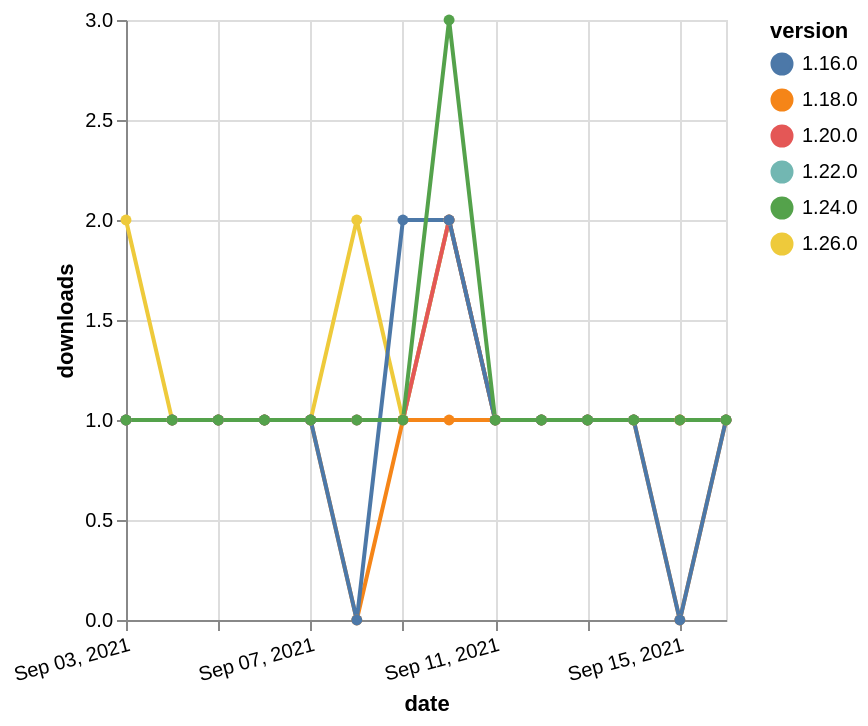

Write the Vega-Lite specification saved for this chart.
### Vega-Lite specification from a JSON file in a GitHub repository (floating-point values rounded to 4 significant figures)
{"$schema": "https://vega.github.io/schema/vega-lite/v5.json", "description": "A simple bar chart with embedded data.", "data": {"values": [{"date": "2021-09-03", "total": 179, "delta": 1, "version": "1.18.0"}, {"date": "2021-09-04", "total": 180, "delta": 1, "version": "1.18.0"}, {"date": "2021-09-05", "total": 181, "delta": 1, "version": "1.18.0"}, {"date": "2021-09-06", "total": 182, "delta": 1, "version": "1.18.0"}, {"date": "2021-09-07", "total": 183, "delta": 1, "version": "1.18.0"}, {"date": "2021-09-08", "total": 183, "delta": 0, "version": "1.18.0"}, {"date": "2021-09-09", "total": 184, "delta": 1, "version": "1.18.0"}, {"date": "2021-09-10", "total": 185, "delta": 1, "version": "1.18.0"}, {"date": "2021-09-11", "total": 186, "delta": 1, "version": "1.18.0"}, {"date": "2021-09-12", "total": 187, "delta": 1, "version": "1.18.0"}, {"date": "2021-09-13", "total": 188, "delta": 1, "version": "1.18.0"}, {"date": "2021-09-14", "total": 189, "delta": 1, "version": "1.18.0"}, {"date": "2021-09-15", "total": 189, "delta": 0, "version": "1.18.0"}, {"date": "2021-09-16", "total": 190, "delta": 1, "version": "1.18.0"}, {"date": "2021-09-03", "total": 151, "delta": 1, "version": "1.22.0"}, {"date": "2021-09-04", "total": 152, "delta": 1, "version": "1.22.0"}, {"date": "2021-09-05", "total": 153, "delta": 1, "version": "1.22.0"}, {"date": "2021-09-06", "total": 154, "delta": 1, "version": "1.22.0"}, {"date": "2021-09-07", "total": 155, "delta": 1, "version": "1.22.0"}, {"date": "2021-09-08", "total": 156, "delta": 1, "version": "1.22.0"}, {"date": "2021-09-09", "total": 157, "delta": 1, "version": "1.22.0"}, {"date": "2021-09-10", "total": 159, "delta": 2, "version": "1.22.0"}, {"date": "2021-09-11", "total": 160, "delta": 1, "version": "1.22.0"}, {"date": "2021-09-12", "total": 161, "delta": 1, "version": "1.22.0"}, {"date": "2021-09-13", "total": 162, "delta": 1, "version": "1.22.0"}, {"date": "2021-09-14", "total": 163, "delta": 1, "version": "1.22.0"}, {"date": "2021-09-15", "total": 164, "delta": 1, "version": "1.22.0"}, {"date": "2021-09-16", "total": 165, "delta": 1, "version": "1.22.0"}, {"date": "2021-09-03", "total": 116, "delta": 2, "version": "1.26.0"}, {"date": "2021-09-04", "total": 117, "delta": 1, "version": "1.26.0"}, {"date": "2021-09-05", "total": 118, "delta": 1, "version": "1.26.0"}, {"date": "2021-09-06", "total": 119, "delta": 1, "version": "1.26.0"}, {"date": "2021-09-07", "total": 120, "delta": 1, "version": "1.26.0"}, {"date": "2021-09-08", "total": 122, "delta": 2, "version": "1.26.0"}, {"date": "2021-09-09", "total": 123, "delta": 1, "version": "1.26.0"}, {"date": "2021-09-10", "total": 125, "delta": 2, "version": "1.26.0"}, {"date": "2021-09-11", "total": 126, "delta": 1, "version": "1.26.0"}, {"date": "2021-09-12", "total": 127, "delta": 1, "version": "1.26.0"}, {"date": "2021-09-13", "total": 128, "delta": 1, "version": "1.26.0"}, {"date": "2021-09-14", "total": 129, "delta": 1, "version": "1.26.0"}, {"date": "2021-09-15", "total": 130, "delta": 1, "version": "1.26.0"}, {"date": "2021-09-16", "total": 131, "delta": 1, "version": "1.26.0"}, {"date": "2021-09-03", "total": 173, "delta": 1, "version": "1.20.0"}, {"date": "2021-09-04", "total": 174, "delta": 1, "version": "1.20.0"}, {"date": "2021-09-05", "total": 175, "delta": 1, "version": "1.20.0"}, {"date": "2021-09-06", "total": 176, "delta": 1, "version": "1.20.0"}, {"date": "2021-09-07", "total": 177, "delta": 1, "version": "1.20.0"}, {"date": "2021-09-08", "total": 178, "delta": 1, "version": "1.20.0"}, {"date": "2021-09-09", "total": 179, "delta": 1, "version": "1.20.0"}, {"date": "2021-09-10", "total": 181, "delta": 2, "version": "1.20.0"}, {"date": "2021-09-11", "total": 182, "delta": 1, "version": "1.20.0"}, {"date": "2021-09-12", "total": 183, "delta": 1, "version": "1.20.0"}, {"date": "2021-09-13", "total": 184, "delta": 1, "version": "1.20.0"}, {"date": "2021-09-14", "total": 185, "delta": 1, "version": "1.20.0"}, {"date": "2021-09-15", "total": 186, "delta": 1, "version": "1.20.0"}, {"date": "2021-09-16", "total": 187, "delta": 1, "version": "1.20.0"}, {"date": "2021-09-03", "total": 203, "delta": 1, "version": "1.16.0"}, {"date": "2021-09-04", "total": 204, "delta": 1, "version": "1.16.0"}, {"date": "2021-09-05", "total": 205, "delta": 1, "version": "1.16.0"}, {"date": "2021-09-06", "total": 206, "delta": 1, "version": "1.16.0"}, {"date": "2021-09-07", "total": 207, "delta": 1, "version": "1.16.0"}, {"date": "2021-09-08", "total": 207, "delta": 0, "version": "1.16.0"}, {"date": "2021-09-09", "total": 209, "delta": 2, "version": "1.16.0"}, {"date": "2021-09-10", "total": 211, "delta": 2, "version": "1.16.0"}, {"date": "2021-09-11", "total": 212, "delta": 1, "version": "1.16.0"}, {"date": "2021-09-12", "total": 213, "delta": 1, "version": "1.16.0"}, {"date": "2021-09-13", "total": 214, "delta": 1, "version": "1.16.0"}, {"date": "2021-09-14", "total": 215, "delta": 1, "version": "1.16.0"}, {"date": "2021-09-15", "total": 215, "delta": 0, "version": "1.16.0"}, {"date": "2021-09-16", "total": 216, "delta": 1, "version": "1.16.0"}, {"date": "2021-09-03", "total": 164, "delta": 1, "version": "1.24.0"}, {"date": "2021-09-04", "total": 165, "delta": 1, "version": "1.24.0"}, {"date": "2021-09-05", "total": 166, "delta": 1, "version": "1.24.0"}, {"date": "2021-09-06", "total": 167, "delta": 1, "version": "1.24.0"}, {"date": "2021-09-07", "total": 168, "delta": 1, "version": "1.24.0"}, {"date": "2021-09-08", "total": 169, "delta": 1, "version": "1.24.0"}, {"date": "2021-09-09", "total": 170, "delta": 1, "version": "1.24.0"}, {"date": "2021-09-10", "total": 173, "delta": 3, "version": "1.24.0"}, {"date": "2021-09-11", "total": 174, "delta": 1, "version": "1.24.0"}, {"date": "2021-09-12", "total": 175, "delta": 1, "version": "1.24.0"}, {"date": "2021-09-13", "total": 176, "delta": 1, "version": "1.24.0"}, {"date": "2021-09-14", "total": 177, "delta": 1, "version": "1.24.0"}, {"date": "2021-09-15", "total": 178, "delta": 1, "version": "1.24.0"}, {"date": "2021-09-16", "total": 179, "delta": 1, "version": "1.24.0"}]}, "width": "container", "mark": {"type": "line", "point": {"filled": true}}, "encoding": {"x": {"field": "date", "type": "temporal", "timeUnit": "yearmonthdate", "title": "date", "axis": {"labelAngle": -15}}, "y": {"field": "delta", "type": "quantitative", "title": "downloads"}, "color": {"field": "version", "type": "nominal"}, "tooltip": {"field": "delta"}}}
